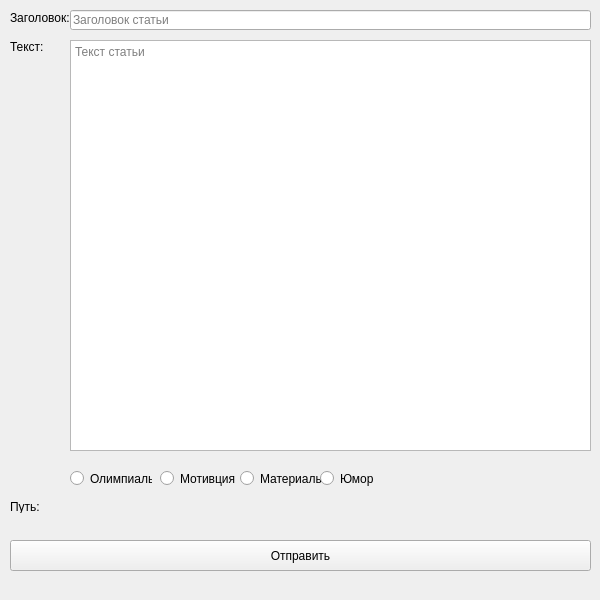
<?xml version="1.0" encoding="UTF-8"?>
<ui version="4.0">
 <class>MainWindow</class>
 <widget class="QMainWindow" name="MainWindow">
  <property name="geometry">
   <rect>
    <x>0</x>
    <y>0</y>
    <width>600</width>
    <height>600</height>
   </rect>
  </property>
  <property name="windowTitle">
   <string>MainWindow</string>
  </property>
  <widget class="QWidget" name="centralwidget">
   <widget class="QLabel" name="label">
    <property name="geometry">
     <rect>
      <x>10</x>
      <y>10</y>
      <width>71</width>
      <height>16</height>
     </rect>
    </property>
    <property name="text">
     <string>Заголовок:</string>
    </property>
   </widget>
   <widget class="QLineEdit" name="title">
    <property name="geometry">
     <rect>
      <x>70</x>
      <y>10</y>
      <width>521</width>
      <height>20</height>
     </rect>
    </property>
    <property name="placeholderText">
     <string>Заголовок статьи</string>
    </property>
   </widget>
   <widget class="QTextBrowser" name="text">
    <property name="geometry">
     <rect>
      <x>70</x>
      <y>40</y>
      <width>521</width>
      <height>411</height>
     </rect>
    </property>
    <property name="undoRedoEnabled">
     <bool>true</bool>
    </property>
    <property name="readOnly">
     <bool>false</bool>
    </property>
    <property name="placeholderText">
     <string>Текст статьи</string>
    </property>
   </widget>
   <widget class="QLabel" name="label_2">
    <property name="geometry">
     <rect>
      <x>10</x>
      <y>40</y>
      <width>47</width>
      <height>13</height>
     </rect>
    </property>
    <property name="text">
     <string>Текст:</string>
    </property>
   </widget>
   <widget class="QPushButton" name="pushButton">
    <property name="geometry">
     <rect>
      <x>10</x>
      <y>540</y>
      <width>581</width>
      <height>31</height>
     </rect>
    </property>
    <property name="text">
     <string>Отправить</string>
    </property>
   </widget>
   <widget class="QLabel" name="label_3">
    <property name="geometry">
     <rect>
      <x>10</x>
      <y>500</y>
      <width>47</width>
      <height>13</height>
     </rect>
    </property>
    <property name="text">
     <string>Путь:</string>
    </property>
   </widget>
   <widget class="QLabel" name="link">
    <property name="geometry">
     <rect>
      <x>70</x>
      <y>500</y>
      <width>511</width>
      <height>16</height>
     </rect>
    </property>
    <property name="text">
     <string/>
    </property>
    <property name="textInteractionFlags">
     <set>Qt::LinksAccessibleByMouse|Qt::TextSelectableByKeyboard|Qt::TextSelectableByMouse</set>
    </property>
   </widget>
   <widget class="QRadioButton" name="radioButton">
    <property name="geometry">
     <rect>
      <x>70</x>
      <y>470</y>
      <width>82</width>
      <height>17</height>
     </rect>
    </property>
    <property name="text">
     <string>Олимпиалы</string>
    </property>
   </widget>
   <widget class="QRadioButton" name="radioButton_2">
    <property name="geometry">
     <rect>
      <x>160</x>
      <y>470</y>
      <width>82</width>
      <height>17</height>
     </rect>
    </property>
    <property name="text">
     <string>Мотивция</string>
    </property>
   </widget>
   <widget class="QRadioButton" name="radioButton_3">
    <property name="geometry">
     <rect>
      <x>240</x>
      <y>470</y>
      <width>82</width>
      <height>17</height>
     </rect>
    </property>
    <property name="text">
     <string>Материалы</string>
    </property>
   </widget>
   <widget class="QRadioButton" name="radioButton_4">
    <property name="geometry">
     <rect>
      <x>320</x>
      <y>470</y>
      <width>82</width>
      <height>17</height>
     </rect>
    </property>
    <property name="text">
     <string>Юмор</string>
    </property>
   </widget>
  </widget>
  <widget class="QMenuBar" name="menubar">
   <property name="geometry">
    <rect>
     <x>0</x>
     <y>0</y>
     <width>600</width>
     <height>21</height>
    </rect>
   </property>
  </widget>
 </widget>
 <resources/>
 <connections/>
</ui>
